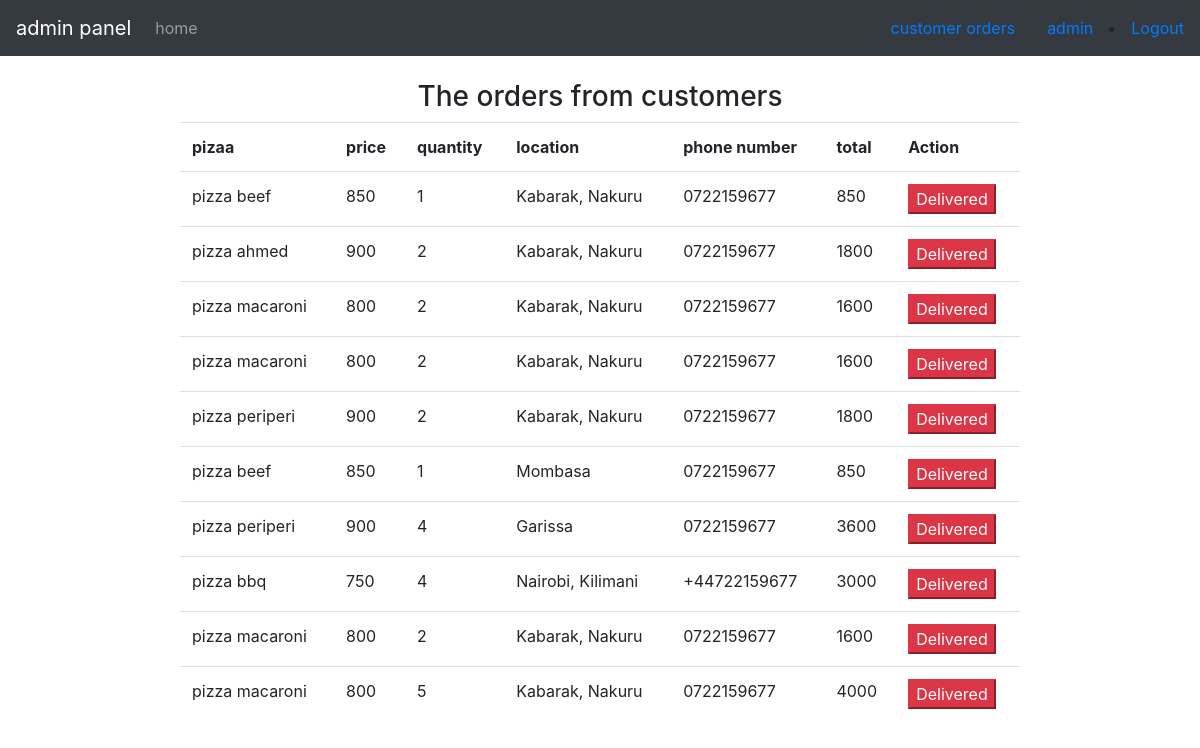
/dashboard/cusorders.php (signed in), run on the app's committed database.
### tables this page shows
CREATE TABLE `users` (
  `id` int(11) NOT NULL,
  `username` varchar(250) NOT NULL,
  `password` varchar(250) NOT NULL,
  `type` varchar(255) NOT NULL,
  `last_login` timestamp NOT NULL DEFAULT current_timestamp() ON UPDATE current_timestamp()
);

CREATE TABLE `finalorder` (
  `id` int(11) NOT NULL,
  `user_id` int(11) NOT NULL,
  `foodname` varchar(250) NOT NULL,
  `price` int(11) NOT NULL,
  `quantity` int(11) NOT NULL,
  `location` varchar(250) NOT NULL,
  `phoneno` varchar(250) NOT NULL
);

### dashboard/cusorders.php (the view, shortened to what this page needs)
<?php
	include '../helpers/dbconfig.php';
?>
<!DOCTYPE html>
<html>
<head>
</head>
<body>
	<?php
		include 'navbar.php';
	?>
<center>
  <h3> The orders from customers </h3>
	<table class="table" style="width: 70%">
  <tr>
      <th>pizaa</th>
      <th>price</th>
      <th>quantity</th>
      <th>location</th>
      <th>phone number</th>
      <th>total</th>
      <?php
      $usertype = $user_info['type'];
      if ($usertype == "admin") { ?>
         <th>Action</th>
     <?php } ?>
  </tr>
<?php
      $sql=$db->query("SELECT * FROM finalorder");
?>
<?php while ($item = mysqli_fetch_assoc($sql)):  ;?>
<tr>
      <td><?= $item['foodname'] ?></td>
      <td><?= $item['price'] ?></td>
      <td><?= $item['quantity']  ?></td>
      <td><?= $item['location'] ?></td>
      <td><?= $item['phoneno'] ?></td>
      <td><?php echo $item['price']*$item['quantity']; ?></td>
       <?php
    if ($usertype== "admin") {
?>
      <td><button class="btn-danger"> <a href="delivered.php?info=<?= $item['id'] ?>" style="color: white"> Delivered</button> </a></td>
<?php } ?>
</tr>
<?php endwhile; ?>
</table>
</center>
</body>
</html>

### dashboard/navbar.php (shortened to what this page needs)
<!DOCTYPE html>
<html lang="en">
<head>
  <link rel="stylesheet" href="https://maxcdn.bootstrapcdn.com/bootstrap/4.4.1/css/bootstrap.min.css">
</head>
<body>
   <?php
    $current_user = $_SESSION['SBUser'];
    $userdetails = $db->query("SELECT * FROM users WHERE id = '$current_user' ");
    $user_info = mysqli_fetch_assoc($userdetails);
     ?>
<nav class="navbar navbar-expand-md bg-dark navbar-dark">
  <?php
  $usertype = $user_info['type'];
    if ($usertype== "admin") { ?>
      <a class="navbar-brand" href="#">admin panel</a>
      <?php
    }else{ ?>
    <a class="navbar-brand" href="#">user panel</a>
<?php
    }
  ?>
  <div class="collapse navbar-collapse" id="collapsibleNavbar">
    <ul class="navbar-nav">
      <li class="nav-item">
        <a class="nav-link" href="dashboard.php">home</a>
      </li>
    </ul>
  </div>
         <?php
    if ($usertype== "admin") { ?>
        <a class="nav-link" href="cusorders.php">customer orders</a>
      <?php } else { ?>
        <a class="nav-link" href="cart.php">cart</a>
         <?php
      }
      ?>
  <a class="nav-link" href="#"><?php echo $user_info['username'];   ?></a>
    <li class="nav-item ml-auto">
      <a href="../index.php">Logout</a>
    </li>
</nav>
<br>
</body>
</html>

### data on the page
users: username "admin"
finalorder: foodname "pizza beef", price "850", quantity "1", location "Kabarak, Nakuru", phoneno "0722159677", $item['price']*$item['quantity'] "850"
finalorder: foodname "pizza ahmed", price "900", quantity "2", location "Kabarak, Nakuru", phoneno "0722159677", $item['price']*$item['quantity'] "1800"
finalorder: foodname "pizza macaroni", price "800", quantity "2", location "Kabarak, Nakuru", phoneno "0722159677", $item['price']*$item['quantity'] "1600"
finalorder: foodname "pizza macaroni", price "800", quantity "2", location "Kabarak, Nakuru", phoneno "0722159677", $item['price']*$item['quantity'] "1600"
finalorder: foodname "pizza periperi", price "900", quantity "2", location "Kabarak, Nakuru", phoneno "0722159677", $item['price']*$item['quantity'] "1800"
finalorder: foodname "pizza beef", price "850", quantity "1", location "Mombasa", phoneno "0722159677", $item['price']*$item['quantity'] "850"
finalorder: foodname "pizza periperi", price "900", quantity "4", location "Garissa", phoneno "0722159677", $item['price']*$item['quantity'] "3600"
finalorder: foodname "pizza bbq", price "750", quantity "4", location "Nairobi, Kilimani", phoneno "+44722159677", $item['price']*$item['quantity'] "3000"
finalorder: foodname "pizza macaroni", price "800", quantity "2", location "Kabarak, Nakuru", phoneno "0722159677", $item['price']*$item['quantity'] "1600"
finalorder: foodname "pizza macaroni", price "800", quantity "5", location "Kabarak, Nakuru", phoneno "0722159677", $item['price']*$item['quantity'] "4000"
